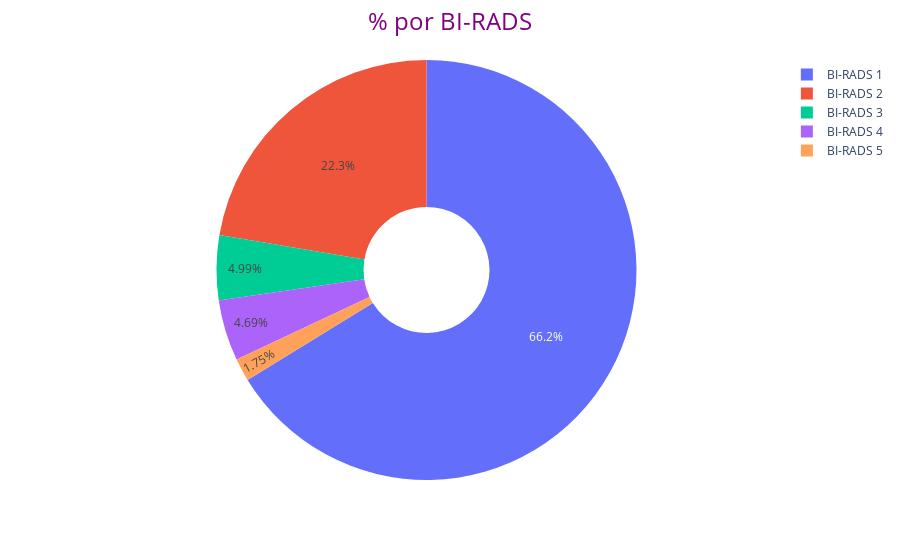

The code cell stored with this chart in its notebook:
### Markdown cell above
# Gráfico 2

### Code cell
tabla2 = fin_anota[fin_anota['Patients Age'] > 0]
Grafico2_count = tabla2['breast_birads'].value_counts().reset_index()
Grafico2_count.columns = ['breast_birads', 'count']
fig2 = px.pie(data_frame=Grafico2_count, values='count', names='breast_birads', hover_data={'count': True}, hole=0.3)
fig2.update_layout(title={'text': '% por BI-RADS', 'x': 0.5, 'xanchor': 'center','font': {'size': 24,'color': 'purple'}})
fig2

### Figure 1 — Plotly figure (JSON) as saved in the notebook; plotly's stock layout.template omitted (floating-point values rounded to 4 significant figures)
{"data": [{"customdata": [[11728], [3956], [883], [830], [310]], "domain": {"x": [0, 1], "y": [0, 1]}, "hole": 0.3, "hovertemplate": "breast_birads=%{label}<br>count=%{customdata[0]}<extra></extra>", "labels": ["BI-RADS 1", "BI-RADS 2", "BI-RADS 3", "BI-RADS 4", "BI-RADS 5"], "legendgroup": "", "name": "", "showlegend": true, "type": "pie", "values": [11728, 3956, 883, 830, 310]}], "layout": {"legend": {"tracegroupgap": 0}, "margin": {"t": 60}, "title": {"font": {"color": "purple", "size": 24}, "text": "% por BI-RADS", "x": 0.5, "xanchor": "center"}}}
